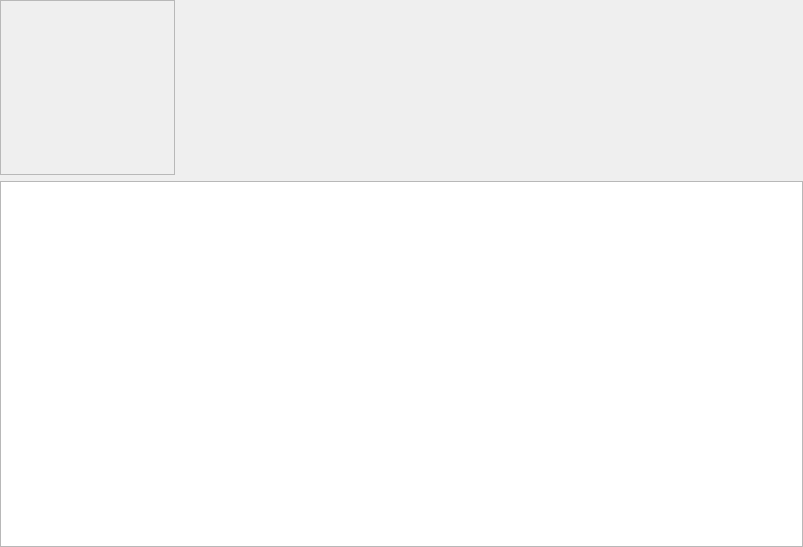
<?xml version="1.0" encoding="UTF-8"?>
<ui version="4.0">
 <class>PlaylistPage</class>
 <widget class="QWidget" name="PlaylistPage">
  <property name="geometry">
   <rect>
    <x>0</x>
    <y>0</y>
    <width>803</width>
    <height>547</height>
   </rect>
  </property>
  <property name="sizePolicy">
   <sizepolicy hsizetype="Expanding" vsizetype="Preferred">
    <horstretch>0</horstretch>
    <verstretch>0</verstretch>
   </sizepolicy>
  </property>
  <property name="windowTitle">
   <string>Form</string>
  </property>
  <layout class="QGridLayout" name="gridLayout">
   <property name="leftMargin">
    <number>0</number>
   </property>
   <property name="topMargin">
    <number>0</number>
   </property>
   <property name="rightMargin">
    <number>0</number>
   </property>
   <property name="bottomMargin">
    <number>0</number>
   </property>
   <item row="0" column="0">
    <layout class="QVBoxLayout" name="verticalLayout">
     <item>
      <layout class="QHBoxLayout" name="horizontalLayout_2">
       <item>
        <widget class="QLabel" name="playlistImage">
         <property name="sizePolicy">
          <sizepolicy hsizetype="Fixed" vsizetype="Fixed">
           <horstretch>0</horstretch>
           <verstretch>0</verstretch>
          </sizepolicy>
         </property>
         <property name="minimumSize">
          <size>
           <width>175</width>
           <height>175</height>
          </size>
         </property>
         <property name="maximumSize">
          <size>
           <width>175</width>
           <height>175</height>
          </size>
         </property>
         <property name="baseSize">
          <size>
           <width>150</width>
           <height>150</height>
          </size>
         </property>
         <property name="frameShape">
          <enum>QFrame::StyledPanel</enum>
         </property>
         <property name="text">
          <string/>
         </property>
         <property name="scaledContents">
          <bool>true</bool>
         </property>
        </widget>
       </item>
       <item>
        <layout class="QVBoxLayout" name="verticalLayout_5">
         <item>
          <widget class="QLabel" name="playlistTitle">
           <property name="sizePolicy">
            <sizepolicy hsizetype="Preferred" vsizetype="Fixed">
             <horstretch>0</horstretch>
             <verstretch>0</verstretch>
            </sizepolicy>
           </property>
           <property name="font">
            <font>
             <pointsize>12</pointsize>
            </font>
           </property>
           <property name="text">
            <string/>
           </property>
           <property name="alignment">
            <set>Qt::AlignLeading|Qt::AlignLeft|Qt::AlignTop</set>
           </property>
          </widget>
         </item>
         <item>
          <spacer name="verticalSpacer">
           <property name="orientation">
            <enum>Qt::Vertical</enum>
           </property>
           <property name="sizeHint" stdset="0">
            <size>
             <width>20</width>
             <height>40</height>
            </size>
           </property>
          </spacer>
         </item>
        </layout>
       </item>
      </layout>
     </item>
     <item>
      <widget class="QTableView" name="tableView">
       <property name="sizePolicy">
        <sizepolicy hsizetype="Expanding" vsizetype="Expanding">
         <horstretch>1</horstretch>
         <verstretch>1</verstretch>
        </sizepolicy>
       </property>
       <property name="contextMenuPolicy">
        <enum>Qt::CustomContextMenu</enum>
       </property>
       <property name="selectionMode">
        <enum>QAbstractItemView::SingleSelection</enum>
       </property>
       <property name="selectionBehavior">
        <enum>QAbstractItemView::SelectRows</enum>
       </property>
       <property name="showGrid">
        <bool>false</bool>
       </property>
       <property name="wordWrap">
        <bool>false</bool>
       </property>
       <attribute name="horizontalHeaderDefaultSectionSize">
        <number>200</number>
       </attribute>
       <attribute name="horizontalHeaderHighlightSections">
        <bool>false</bool>
       </attribute>
      </widget>
     </item>
    </layout>
   </item>
  </layout>
 </widget>
 <resources/>
 <connections/>
</ui>
